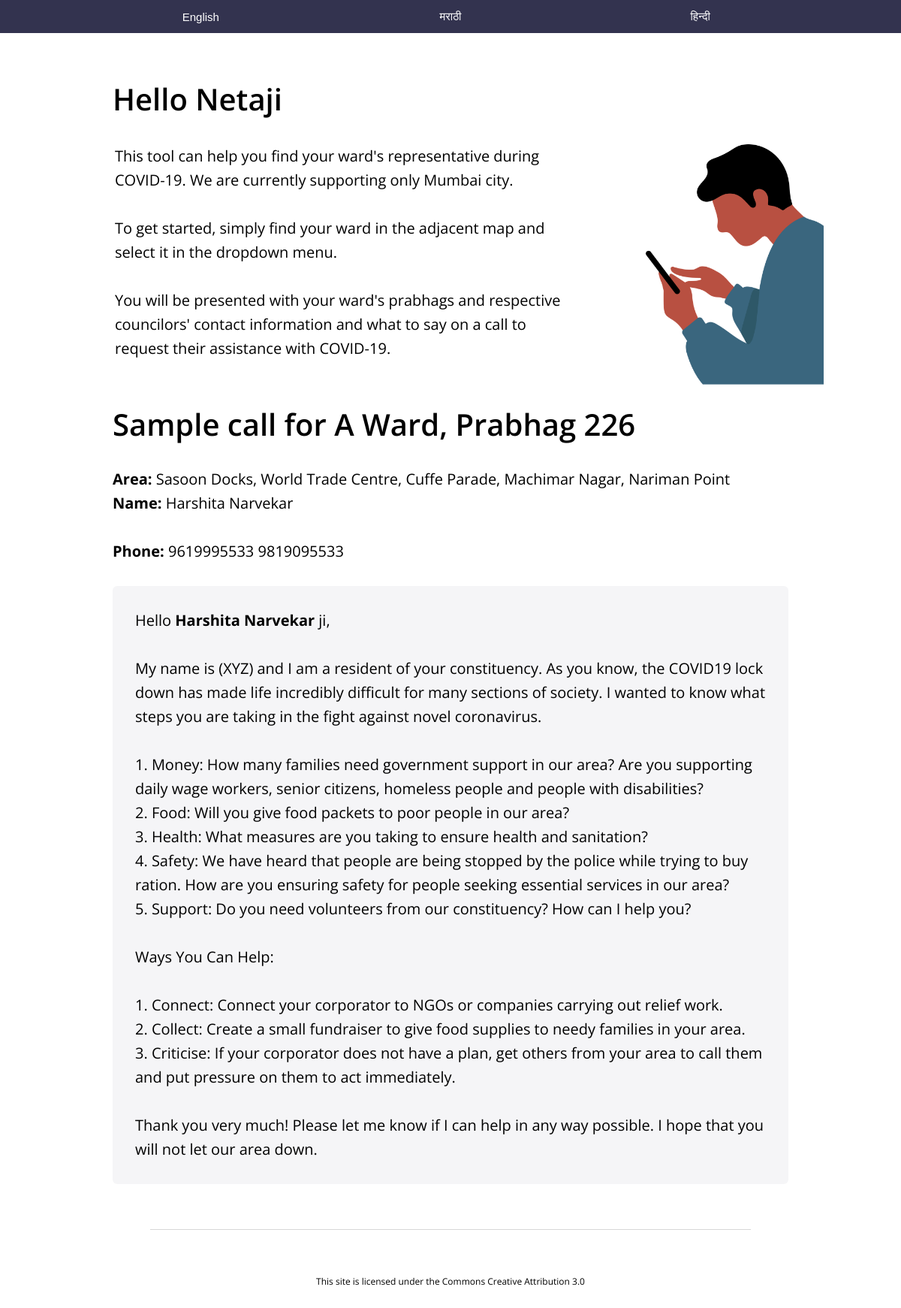
Screenshot of /working/code/samplecall/?ward=A&prabhag=226 with the database file from the repository.
### tables this page shows
CREATE TABLE `mumbai_wards` (
  `index_id` int(11) NOT NULL AUTO_INCREMENT,
  `ward` text NOT NULL,
  `prabhag` text NOT NULL,
  `constituency_area` text NOT NULL,
  `councillor_name` text NOT NULL,
  `contact` text NOT NULL,
  PRIMARY KEY (`index_id`)
);

### working/code/samplecall/index.php (the view, shortened to what this page needs)
<?php
    $dbc = mysqli_connect('localhost', 'getboocs_main', 'osvPHM7NGg', 'janneta');
    mysqli_set_charset($dbc, 'utf8mb4');
    $ward = mysqli_real_escape_string($dbc, $_GET['ward']);
    $prabhag = mysqli_real_escape_string($dbc, $_GET['prabhag']);
    $query = "SELECT * FROM mumbai_wards WHERE ward = '".$ward."' AND prabhag = '".$prabhag."' LIMIT 1";
    $rquery = mysqli_query($dbc, $query);
    $language = $_GET['lang'];
?>
<!DOCTYPE html>
<html>
<head>
    <link rel="stylesheet" type="text/css" href="../index.css">
</head>
<body>
<div id="languageTableHolder">
    <table id="languageTable">
        <tr>
            <td>
                <a href="?ward=<?php echo $ward; ?>&prabhag=<?php echo $prabhag; ?>&lang=en">English</a>
            </td>
            <td>
                <a href="?ward=<?php echo $ward; ?>&prabhag=<?php echo $prabhag; ?>&lang=mr">मराठी</a>
            </td>
            <td>
                <a href="?ward=<?php echo $ward; ?>&prabhag=<?php echo $prabhag; ?>&lang=hn">हिन्दी</a>
            </td>
        </tr>
    </table>
</div>
<div id="main">
    <h1>Hello Netaji</h1>
    <table id="introductoryTable">
        <tr>
            <td>
                <p>This tool can help you find your ward's representative during COVID-19. We are currently supporting only Mumbai city.<br><br>
                    To get started, simply find your ward in the adjacent map and select it in the dropdown menu.<br><br>
                    You will be presented with your ward's prabhags and respective councilors' contact information and what to say on a call to request their assistance with COVID-19.</p>
            </td>
            <td>
                <img src="../../images/personwithphone.png" id="heroimage">
            </td>
        </tr>
    </table>
    <br>
    <h1>Sample call for <?php echo $ward; ?> Ward, Prabhag <?php echo $prabhag; ?></h1>
    <p id="prabhagInformation">
        <?php
        $name = "<name of representative>";
        if($rquery && $fetchedrow = mysqli_fetch_assoc($rquery))
        {
            $area = $fetchedrow['constituency_area'];
            $name = $fetchedrow['councillor_name'];
            $phone = $fetchedrow['contact'];
            ?>
                <b>Area:</b> <?php echo $area; ?><br>
                <b>Name:</b> <?php echo $name; ?><br><br>
                <b>Phone:</b> <?php echo $phone; ?>
            <?php
        }
        ?>
    </p>
    <p id="sampleCallTextFull">
        <?php
        if($language == "mr") {
            ?>
            हॅलो (नगरसेवकांचे नाव) जी!<br>
            <br>
            माझं नाव … आहे आणि मी आपल्या मतदार संघात रहिवासी आहे. आपल्याला माहिती आहेच की कोविड १९ लॉकडाऊनमुळे बर्‍याच लोकांना धक्का बसला आहे. कोरोनाव्हायरस विरूद्ध लढ्यात आपण कोणती पावले उचलत आहात हे मला जाणून घ्यायचे होते.<br>
            <br>
            1. पैसे: आपल्या क्षेत्रात किती कुटुंबांना शासकीय मदतीची गरज आहे? आपण ज्येष्ठ नागरिक, बेघर लोक आणि अपंग लोकांना समर्थन देत आहात का? आणि हातावर पोट असणाऱ्यांचे काय?<br>
            2. अन्न: आपण आपल्या भागातील गरीब लोकांना अन्न पॅकेट देऊ शकता का?<br>
            3. आरोग्य: आरोग्य आणि स्वच्छता सुनिश्चित करण्यासाठी आपण काय पाऊल उठवले आहेत?<br>
            4. सुरक्षितता: रेशन खरेदी करण्याचा प्रयत्न करीत असताना पोलिसांकडून लोकांना अडवले जात असल्याचे आपण ऐकले आहे. हे तुम्ही कसे थांबवाल?<br>
            5. आधारः आपल्या मतदारसंघात तुम्हाला व्हॉलेंटियर्स ची गरज आहे का? आम्ही तुम्हाला कशी मदत करू शकतो?<br>
            <br>
            मदत करण्याचे मार्ग:<br>
            <br>
            1. कनेक्ट करा: आपल्या नगरसेवकांना NGO किंवा मदत करणाऱ्या संस्थांशी जोडा.<br>
            2. कलेक्ट करा: आपल्या क्षेत्रातील गरजू कुटुंबांना खाद्यान्न देण्यासाठी पैशे गोळा करा.<br>
            3. टीका करा: जर तुमच्या नगरसेवकाकडे गरजूंची काळजी घेण्यासाठी योजना नसेल, तर इतरांना गोळा करून त्यांना फोन करा आणि त्यांच्यावर त्वरित ऍक्शन घेण्यासाठी दबाव लावा.<br>
            <br>
            खूप खूप धन्यवाद! कोणतीही मदत लागली, तर मला फोन जरूर करा!<br>
            <?php
        } else {
            ?>
            Hello <b><?php echo $name; ?></b> ji,<br>
            <br>
            My name is (XYZ) and I am a resident of your constituency. As you know, the COVID19 lock down has made life incredibly difficult for many sections of society. I wanted to know what steps you are taking in the fight against novel coronavirus.
            <br>
            <br>
            1. Money: How many families need government support in our area? Are you supporting daily wage workers, senior citizens, homeless people and people with disabilities?
            <br>
            2. Food: Will you give food packets to poor people in our area?<br>
            3. Health: What measures are you taking to ensure health and sanitation?<br>
            4. Safety: We have heard that people are being stopped by the police while trying to buy ration. How are you ensuring safety for people seeking essential services in our area?
            <br>
            5. Support: Do you need volunteers from our constituency? How can I help you?<br>
            <br>
            Ways You Can Help:<br>
            <br>
            1. Connect: Connect your corporator to NGOs or companies carrying out relief work.<br>
            2. Collect: Create a small fundraiser to give food supplies to needy families in your area.<br>
            3. Criticise: If your corporator does not have a plan, get others from your area to call them and put pressure on them to act immediately.
            <br>
            <br>
            Thank you very much! Please let me know if I can help in any way possible. I hope that you will not let our area down.
            <?php
        }
        ?>
    </p>
    <div id="divider"></div>
    <div id="footer">
        <span id="footerText">This site is licensed under the Commons Creative Attribution 3.0</span>
    </div>
</div>
</body>
</html>

### working/code/index.css (style rules this page uses)
html { background: #FFF; font-family: sans-serif; margin: 0; padding: 0; }
body { margin: 0; padding: 0; }
#languageTableHolder { width: 100%; background: #33334F; }
#languageTable { width: 1000px; margin-left: auto; margin-right: auto; }
#languageTable tr td { width: 33.33%; text-align: center; }
#languageTable tr td a { display: block; font-size: 15px; padding: 10px 10px; color: #FFF; font-weight: 400; text-decoration: none; }
#main { background: #FFF; font-family: 'Open Sans', sans-serif; margin: 30px auto; padding: 30px 0px; width: 1000px; border-radius: 10px; }
h1 { display: inline-block; font-size: 40px; margin: 0px 50px; font-weight: 600; }
p { font-size: 20px; font-weight: 400; margin: 0px 50px; line-height: 32px; }
#divider { width: 80%; margin: 60px auto; height: 1px; background: #d7d7d7; }
#footer #footerText { margin-left: auto; margin-right: auto; display: block; font-size: 12px; text-align: center; }
#introductoryTable { width: 100%; margin-top: 30px; }
#introductoryTable tr td:nth-child(1) { vertical-align: top; width: 70%; }
#introductoryTable tr td:nth-child(2) { width: 30%; vertical-align: bottom; }
#introductoryTable tr td:nth-child(2) img { width: 80%; float: right; }
#prabhagInformation { margin-top: 30px; }
#sampleCallTextFull { margin-top: 30px; background: #F5F5F7; padding: 30px; border-radius: 6px; }

### rows the page displays
mumbai_wards: constituency_area "Sasoon Docks, World Trade Centre, Cuffe Parade, Machimar Nagar, Nariman Point", councillor_name "Harshita Narvekar", contact "9619995533 9819095533"

### other values shown
$ward "A"
$prabhag "226"
